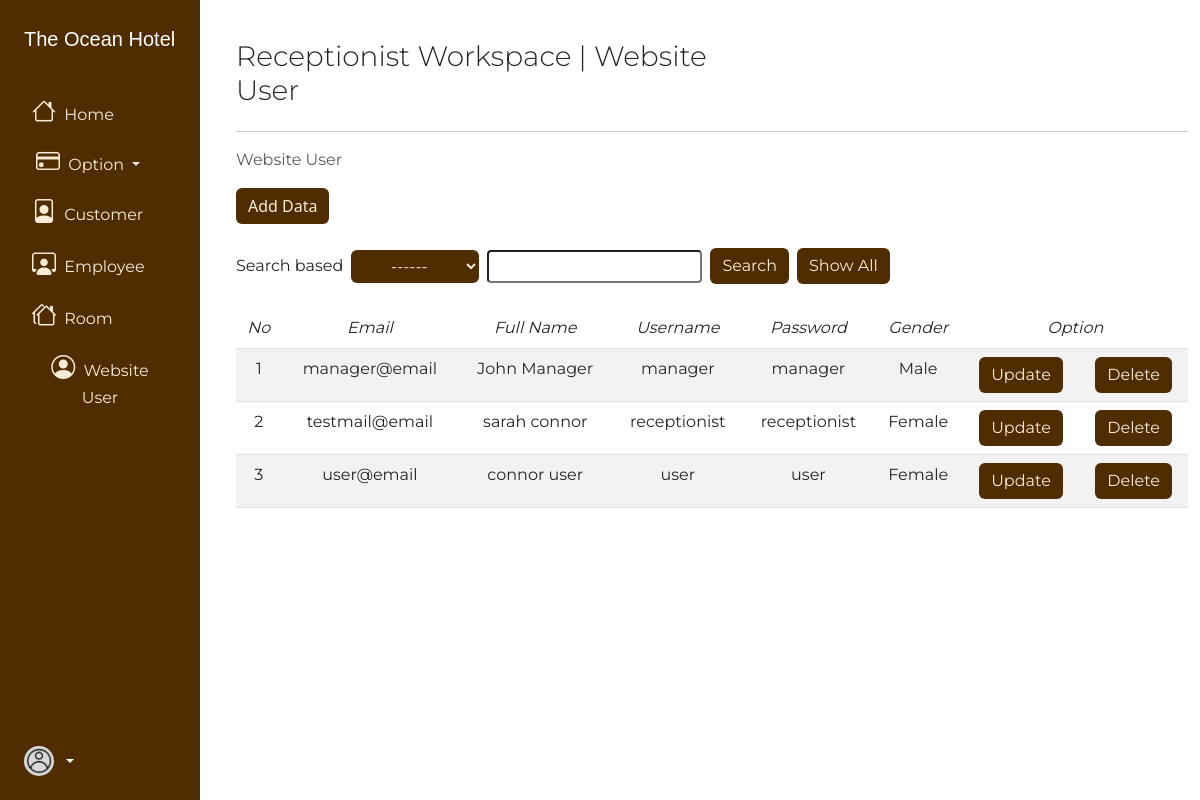
The app's page /receptionist/show_website_user.php with its own data.
### tables this page shows
CREATE TABLE `user` (
  `email` varchar(50) NOT NULL,
  `fullname` varchar(50) NOT NULL,
  `username` varchar(50) NOT NULL,
  `pwd` varchar(50) NOT NULL,
  `gender` enum('Male','Female') NOT NULL,
  `AccessLevel` int(1) NOT NULL DEFAULT 3
);

### receptionist/show_website_user.php (the view, shortened to what this page needs)
<!doctype html>
<html lang="en">
  <head>
    <link rel="stylesheet" href="../css/style.css">
    <link rel="stylesheet" href="https://cdn.jsdelivr.net/npm/bootstrap-icons@1.10.3/font/bootstrap-icons.css">
    <link href="https://cdn.jsdelivr.net/npm/bootstrap@5.3.0-alpha1/dist/css/bootstrap.min.css" rel="stylesheet">
  </head>
  <body>
		<div>
			<div class="row flex-nowrap gap-4">
				<div class="col-auto col-md-3 col-xl-2 px-sm-2 px-0 text-primary" style="background-color: #4f2d01;">
					<div class="d-flex flex-column align-items-center align-items-sm-start px-3 pt-4 gap-3 text-white min-vh-100">
						<a href="index.php" class="d-flex align-items-center pb-3 mb-md-0 me-md-auto text-white text-decoration-none">
							<span class="fs-5 d-none d-sm-inline font-leyton">The Ocean Hotel</span>
						</a>
						<ul class="nav nav-pills flex-column mb-sm-auto mb-0 align-items-center align-items-sm-start font-montserrat" id="menu">
							<li class="nav-item">
								<a class="nav-link align-middle p-2 btn btn-dark btn-md" href="index.php">
									<i class="bi bi-house fs-4"></i>
									<span class="ms-1 d-none d-sm-inline">Home</span>
								</a>
							</li>
							<li class="nav-item">
								<div class="dropdown">
									<a class="btn btn-dark btn-md dropdown-toggle" href="#" role="button" data-bs-toggle="dropdown" aria-expanded="false">
										<i class="fs-4 bi bi-credit-card"></i>
										<span class="ms-1 d-none d-sm-inline">Option</span>
									</a>
								</div>
							</li>
							<li class="nav-item">
								<a href="show_customer.php" class="nav-link align-middle p-2 btn btn-dark btn-md">
									<i class="fs-4 bi bi-file-person"></i>
									<span class="ms-1 d-none d-sm-inline">Customer</span>
								</a>
							</li>
							<li class="nav-item">
								<a href="show_employee.php" class="nav-link align-middle p-2 btn btn-dark btn-md">
									<i class="fs-4 bi bi-person-workspace"></i>
									<span class="ms-1 d-none d-sm-inline">Employee</span>
								</a>
							</li>
							<li class="nav-item">
								<a href="show_room.php" class="nav-link align-middle p-2 btn btn-dark btn-md">
									<i class="fs-4 bi bi-houses"></i>
									<span class="ms-1 d-none d-sm-inline">Room</span>
								</a>
							</li>
							<li class="nav-item">
								<a href="show_website_user.php" class="nav-link align-middle p-2 btn btn-dark btn-md active" aria-current="page">
									<i class="fs-4 bi bi-person-circle"></i>
									<span class="ms-1 d-none d-sm-inline">Website User</span>
								</a>
							</li>
						</ul>
						<div class="dropdown pb-4 font-montserrat">
							<a href="#" class="d-flex align-items-center text-white text-decoration-none dropdown-toggle" id="dropdownUser1" data-bs-toggle="dropdown" aria-expanded="false">
								<img src="../img/user.png" alt="hugenerd" width="30" height="30" class="rounded-circle">
							</a>
						</div>
					</div>
				</div>
				<div class="col py-3 ml-2">
					<div class="container">
						<header class="mt-4 row">
							<div class="col">
								<h3 class="fw-light font-montserrat">Receptionist Workspace | Website User</h3>
							</div>
							<div class="col d-flex justify-content-end align-items-center">
							</div>
						</header>
						<hr>
						<nav aria-label="breadcrumb">
							<ol class="breadcrumb font-montserrat">
								<li class="breadcrumb-item active" aria-current="page">Website User</li>
							</ol>
						</nav>
						<main class="mt-3">
							<section>
								<a href="add_website_user.php" class="btn btn-dark btn-md font-montserrat">Add Data</a>
							</section>
							<section class="mt-4">
										<form action="" method="post">
											<div class="d-flex align-items-center flex-wrap gap-2 font-montserrat">
												<div class="">
													<label for="">Search based</label>
												</div>
												<div class="">
													<select name="choose" id="search" class="btn btn-dark btn-md">
														<option value="">------</option>
													</select>
												</div>
												<div class="">
													<input type="text" name="searchtext" class="form-control-sm">
												</div>
												<div class="">
													<input type="submit" name="search" value="Search" class="btn btn-dark btn-md">
												</div>
												<div class="">
													<input type="submit" name="all" value="Show All" class="btn btn-dark btn-md">
												</div>
											</div>
										</form>
							</section>
							<section class="table-responsive-md font-montserrat mt-4">
								<table class="table table-striped text-center">
									<thead>
										<tr>
											<th scope="col" class="fst-italic fw-normal">No</th>
											<th scope="col" class="fst-italic fw-normal">Email</th>
											<th scope="col" class="fst-italic fw-normal">Full Name</th>
											<th scope="col" class="fst-italic fw-normal">Username</th>
											<th scope="col" class="fst-italic fw-normal">Password</th>
											<th scope="col" class="fst-italic fw-normal">Gender</th>
											<th scope="col" colspan="2" class="fst-italic fw-normal">Option</th>
										</tr>
									</thead>
									<tbody>
										<?php
										include '../koneksi.php';
										$input_user = "";
										if (isset($_POST['choose'])) {
											$option = $_POST['choose'];
											$data_name = $_POST['searchtext'];
											$input_user = mysqli_query($koneksi, "SELECT * FROM user WHERE $option LIKE '%$data_name%'");
										}
										else{
											$input_user = mysqli_query($koneksi, "SELECT * FROM user");
										}
										?>
										<?php
										$no = 1;
										foreach ($input_user as $row) {
											echo "<tr>
															<td>$no</td>
															<td>" . $row['email'] . "</td>
															<td>" . $row['fullname'] . "</td>
															<td>" . $row['username'] . "</td>
															<td>" . $row['pwd'] . "</td>
															<td>" . $row['gender'] . "</td>
															<td>
																	<a href='update_user.php?email=$row[email]' class='btn btn-dark btn-md'>Update</a>
															</td>
															<td>
																	<a href='delete/delete_user.php?email=$row[email]' class='btn btn-dark btn-md'>Delete</a>
															</td>
														</tr>";
											$no++;
										}
										?>
									</tbody>
								</table>
							</section>
						</main>
					</div>
				</div>
			</div>
		</div>
  </body>
</html>

### css/style.css (style rules this page uses)
.row { --bs-gutter-x: 0 !important; }
.font-leyton { font-family: 'leyton', sans-serif; }
.font-montserrat { font-family: 'montserrat-200', sans-serif; }
.btn-dark { background-color: rgb(79, 45, 1) !important; border: none !important; color: antiquewhite !important; }
.text-primary { --bs-text-opacity: 1; color: antiquewhite !important; }

### records on screen
user: email "manager@email", fullname "John Manager", username "manager", pwd "manager", gender "Male"
user: email "testmail@email", fullname "sarah connor", username "receptionist", pwd "receptionist", gender "Female"
user: email "user@email", fullname "connor user", username "user", pwd "user", gender "Female"
